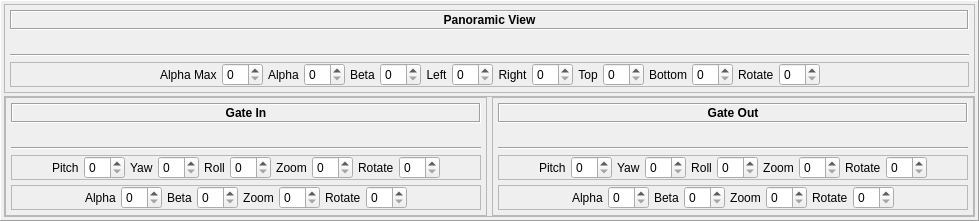
       <widget class="QFrame" name="frame_3">
        <property name="frameShape">
         <enum>QFrame::Panel</enum>
        </property>
        <property name="frameShadow">
         <enum>QFrame::Raised</enum>
        </property>
        <layout class="QVBoxLayout" name="verticalLayout_3">
         <property name="spacing">
          <number>3</number>
         </property>
         <property name="leftMargin">
          <number>3</number>
         </property>
         <property name="topMargin">
          <number>3</number>
         </property>
         <property name="rightMargin">
          <number>3</number>
         </property>
         <property name="bottomMargin">
          <number>3</number>
         </property>
         <item>
          <widget class="QFrame" name="frame_12">
           <property name="maximumSize">
            <size>
             <width>16777215</width>
             <height>250</height>
            </size>
           </property>
           <property name="frameShape">
            <enum>QFrame::StyledPanel</enum>
           </property>
           <property name="frameShadow">
            <enum>QFrame::Raised</enum>
           </property>
           <layout class="QVBoxLayout" name="verticalLayout_9">
            <property name="spacing">
             <number>5</number>
            </property>
            <property name="leftMargin">
             <number>5</number>
            </property>
            <property name="topMargin">
             <number>5</number>
            </property>
            <property name="rightMargin">
             <number>5</number>
            </property>
            <property name="bottomMargin">
             <number>5</number>
            </property>
            <item>
             <widget class="QLabel" name="label_7">
              <property name="minimumSize">
               <size>
                <width>0</width>
                <height>20</height>
               </size>
              </property>
              <property name="maximumSize">
               <size>
                <width>16777215</width>
                <height>20</height>
               </size>
              </property>
              <property name="font">
               <font>
                <weight>75</weight>
                <bold>true</bold>
               </font>
              </property>
              <property name="frameShape">
               <enum>QFrame::Box</enum>
              </property>
              <property name="frameShadow">
               <enum>QFrame::Sunken</enum>
              </property>
              <property name="text">
               <string>Panoramic View</string>
              </property>
              <property name="alignment">
               <set>Qt::AlignCenter</set>
              </property>
             </widget>
            </item>
            <item>
             <widget class="QLabel" name="vidio_pano">
              <property name="text">
               <string/>
              </property>
             </widget>
            </item>
            <item>
             <widget class="Line" name="line">
              <property name="orientation">
               <enum>Qt::Horizontal</enum>
              </property>
             </widget>
            </item>
            <item>
             <widget class="QFrame" name="frame_14">
              <property name="maximumSize">
               <size>
                <width>16777215</width>
                <height>25</height>
               </size>
              </property>
              <property name="frameShape">
               <enum>QFrame::StyledPanel</enum>
              </property>
              <property name="frameShadow">
               <enum>QFrame::Raised</enum>
              </property>
              <layout class="QHBoxLayout" name="horizontalLayout_4">
               <property name="spacing">
                <number>5</number>
               </property>
               <property name="leftMargin">
                <number>0</number>
               </property>
               <property name="topMargin">
                <number>0</number>
               </property>
               <property name="rightMargin">
                <number>0</number>
               </property>
               <property name="bottomMargin">
                <number>0</number>
               </property>
               <item>
                <spacer name="horizontalSpacer_5">
                 <property name="orientation">
                  <enum>Qt::Horizontal</enum>
                 </property>
                 <property name="sizeHint" stdset="0">
                  <size>
                   <width>40</width>
                   <height>20</height>
                  </size>
                 </property>
                </spacer>
               </item>
               <item>
                <widget class="QLabel" name="alpha_1">
                 <property name="frameShape">
                  <enum>QFrame::NoFrame</enum>
                 </property>
                 <property name="text">
                  <string>Alpha Max</string>
                 </property>
                </widget>
               </item>
               <item>
                <widget class="QSpinBox" name="spinBox_alpha_1"/>
               </item>
               <item>
                <widget class="QLabel" name="alpha_4">
                 <property name="frameShape">
                  <enum>QFrame::NoFrame</enum>
                 </property>
                 <property name="text">
                  <string>Alpha</string>
                 </property>
                </widget>
               </item>
               <item>
                <widget class="QSpinBox" name="spinBox_alpha_4"/>
               </item>
               <item>
                <widget class="QLabel" name="beta_1">
                 <property name="text">
                  <string>Beta</string>
                 </property>
                </widget>
               </item>
               <item>
                <widget class="QSpinBox" name="spinBox_beta_1"/>
               </item>
               <item>
                <widget class="QLabel" name="x_1">
                 <property name="frameShadow">
                  <enum>QFrame::Raised</enum>
                 </property>
                 <property name="text">
                  <string>Left</string>
                 </property>
                 <property name="alignment">
                  <set>Qt::AlignCenter</set>
                 </property>
                </widget>
               </item>
               <item>
                <widget class="QSpinBox" name="spinBox_x_1"/>
               </item>
               <item>
                <widget class="QLabel" name="y_1">
                 <property name="text">
                  <string>Right</string>
                 </property>
                 <property name="alignment">
                  <set>Qt::AlignCenter</set>
                 </property>
                </widget>
               </item>
               <item>
                <widget class="QSpinBox" name="spinBox"/>
               </item>
               <item>
                <widget class="QLabel" name="y_4">
                 <property name="text">
                  <string>Top</string>
                 </property>
                 <property name="alignment">
                  <set>Qt::AlignCenter</set>
                 </property>
                </widget>
               </item>
               <item>
                <widget class="QSpinBox" name="spinBox_y_1"/>
               </item>
               <item>
                <widget class="QLabel" name="x_4">
                 <property name="frameShadow">
                  <enum>QFrame::Raised</enum>
                 </property>
                 <property name="text">
                  <string>Bottom</string>
                 </property>
                 <property name="alignment">
                  <set>Qt::AlignCenter</set>
                 </property>
                </widget>
               </item>
               <item>
                <widget class="QSpinBox" name="spinBox_y_4"/>
               </item>
               <item>
                <widget class="QLabel" name="label">
                 <property name="text">
                  <string>Rotate</string>
                 </property>
                </widget>
               </item>
               <item>
                <widget class="QSpinBox" name="spinBox_x_4"/>
               </item>
               <item>
                <spacer name="horizontalSpacer_6">
                 <property name="orientation">
                  <enum>Qt::Horizontal</enum>
                 </property>
                 <property name="sizeHint" stdset="0">
                  <size>
                   <width>40</width>
                   <height>20</height>
                  </size>
                 </property>
                </spacer>
               </item>
              </layout>
             </widget>
            </item>
           </layout>
          </widget>
         </item>
         <item>
          <widget class="QFrame" name="frame_8">
           <property name="frameShape">
            <enum>QFrame::StyledPanel</enum>
           </property>
           <property name="frameShadow">
            <enum>QFrame::Raised</enum>
           </property>
           <layout class="QHBoxLayout" name="horizontalLayout_2">
            <property name="spacing">
             <number>5</number>
            </property>
            <property name="leftMargin">
             <number>0</number>
            </property>
            <property name="topMargin">
             <number>0</number>
            </property>
            <property name="rightMargin">
             <number>0</number>
            </property>
            <property name="bottomMargin">
             <number>0</number>
            </property>
            <item>
             <widget class="QFrame" name="frame_11">
              <property name="frameShape">
               <enum>QFrame::StyledPanel</enum>
              </property>
              <property name="frameShadow">
               <enum>QFrame::Raised</enum>
              </property>
              <layout class="QVBoxLayout" name="verticalLayout_7">
               <property name="spacing">
                <number>5</number>
               </property>
               <property name="leftMargin">
                <number>5</number>
               </property>
               <property name="topMargin">
                <number>5</number>
               </property>
               <property name="rightMargin">
                <number>5</number>
               </property>
               <property name="bottomMargin">
                <number>5</number>
               </property>
               <item>
                <widget class="QLabel" name="label_8">
                 <property name="minimumSize">
                  <size>
                   <width>0</width>
                   <height>20</height>
                  </size>
                 </property>
                 <property name="maximumSize">
                  <size>
                   <width>16777215</width>
                   <height>20</height>
                  </size>
                 </property>
                 <property name="font">
                  <font>
                   <weight>75</weight>
                   <bold>true</bold>
                  </font>
                 </property>
                 <property name="frameShape">
                  <enum>QFrame::Box</enum>
                 </property>
                 <property name="frameShadow">
                  <enum>QFrame::Sunken</enum>
                 </property>
                 <property name="text">
                  <string>Gate In</string>
                 </property>
                 <property name="alignment">
                  <set>Qt::AlignCenter</set>
                 </property>
                </widget>
               </item>
               <item>
                <widget class="QLabel" name="Gate_In">
                 <property name="text">
                  <string/>
                 </property>
                 <property name="scaledContents">
                  <bool>true</bool>
                 </property>
                </widget>
               </item>
               <item>
                <widget class="Line" name="line_2">
                 <property name="orientation">
                  <enum>Qt::Horizontal</enum>
                 </property>
                </widget>
               </item>
               <item>
                <widget class="QFrame" name="frame_mode2">
                 <property name="maximumSize">
                  <size>
                   <width>16777215</width>
                   <height>25</height>
                  </size>
                 </property>
                 <property name="frameShape">
                  <enum>QFrame::StyledPanel</enum>
                 </property>
                 <property name="frameShadow">
                  <enum>QFrame::Raised</enum>
                 </property>
                 <layout class="QHBoxLayout" name="horizontalLayout_5">
                  <property name="spacing">
                   <number>5</number>
                  </property>
                  <property name="leftMargin">
                   <number>0</number>
                  </property>
                  <property name="topMargin">
                   <number>0</number>
                  </property>
                  <property name="rightMargin">
                   <number>0</number>
                  </property>
                  <property name="bottomMargin">
                   <number>0</number>
                  </property>
                  <item>
                   <spacer name="horizontalSpacer">
                    <property name="orientation">
                     <enum>Qt::Horizontal</enum>
                    </property>
                    <property name="sizeHint" stdset="0">
                     <size>
                      <width>40</width>
                      <height>20</height>
                     </size>
                    </property>
                   </spacer>
                  </item>
                  <item>
                   <widget class="QLabel" name="alpha_5">
                    <property name="frameShape">
                     <enum>QFrame::NoFrame</enum>
                    </property>
                    <property name="text">
                     <string>Pitch</string>
                    </property>
                   </widget>
                  </item>
                  <item>
                   <widget class="QSpinBox" name="spinBox_alpha_5"/>
                  </item>
                  <item>
                   <widget class="QLabel" name="beta_4">
                    <property name="text">
                     <string>Yaw</string>
                    </property>
                   </widget>
                  </item>
                  <item>
                   <widget class="QSpinBox" name="spinBox_beta_4"/>
                  </item>
                  <item>
                   <widget class="QLabel" name="x_5">
                    <property name="frameShadow">
                     <enum>QFrame::Raised</enum>
                    </property>
                    <property name="text">
                     <string>Roll</string>
                    </property>
                    <property name="alignment">
                     <set>Qt::AlignCenter</set>
                    </property>
                   </widget>
                  </item>
                  <item>
                   <widget class="QSpinBox" name="spinBox_x_5"/>
                  </item>
                  <item>
                   <widget class="QLabel" name="x_6">
                    <property name="frameShadow">
                     <enum>QFrame::Raised</enum>
                    </property>
                    <property name="text">
                     <string>Zoom</string>
                    </property>
                    <property name="alignment">
                     <set>Qt::AlignCenter</set>
                    </property>
                   </widget>
                  </item>
                  <item>
                   <widget class="QSpinBox" name="spinBox_x_6"/>
                  </item>
                  <item>
                   <widget class="QLabel" name="label_2">
                    <property name="text">
                     <string>Rotate</string>
                    </property>
                   </widget>
                  </item>
                  <item>
                   <widget class="QSpinBox" name="spinBox_2"/>
                  </item>
                  <item>
                   <spacer name="horizontalSpacer_2">
                    <property name="orientation">
                     <enum>Qt::Horizontal</enum>
                    </property>
                    <property name="sizeHint" stdset="0">
                     <size>
                      <width>40</width>
                      <height>20</height>
                     </size>
                    </property>
                   </spacer>
                  </item>
                 </layout>
                </widget>
               </item>
               <item>
                <widget class="QFrame" name="frame_mode1">
                 <property name="maximumSize">
                  <size>
                   <width>16777215</width>
                   <height>25</height>
                  </size>
                 </property>
                 <property name="frameShape">
                  <enum>QFrame::StyledPanel</enum>
                 </property>
                 <property name="frameShadow">
                  <enum>QFrame::Raised</enum>
                 </property>
                 <layout class="QHBoxLayout" name="horizontalLayout_7">
                  <property name="spacing">
                   <number>5</number>
                  </property>
                  <property name="leftMargin">
                   <number>0</number>
                  </property>
                  <property name="topMargin">
                   <number>0</number>
                  </property>
                  <property name="rightMargin">
                   <number>0</number>
                  </property>
                  <property name="bottomMargin">
                   <number>0</number>
                  </property>
                  <item>
                   <spacer name="horizontalSpacer_3">
                    <property name="orientation">
                     <enum>Qt::Horizontal</enum>
                    </property>
                    <property name="sizeHint" stdset="0">
                     <size>
                      <width>40</width>
                      <height>20</height>
                     </size>
                    </property>
                   </spacer>
                  </item>
                  <item>
                   <widget class="QLabel" name="alpha_2">
                    <property name="frameShape">
                     <enum>QFrame::NoFrame</enum>
                    </property>
                    <property name="text">
                     <string>Alpha</string>
                    </property>
                   </widget>
                  </item>
                  <item>
                   <widget class="QSpinBox" name="spinBox_alpha_2"/>
                  </item>
                  <item>
                   <widget class="QLabel" name="beta_2">
                    <property name="text">
                     <string>Beta</string>
                    </property>
                   </widget>
                  </item>
                  <item>
                   <widget class="QSpinBox" name="spinBox_beta_2"/>
                  </item>
                  <item>
                   <widget class="QLabel" name="x_2">
                    <property name="frameShadow">
                     <enum>QFrame::Raised</enum>
                    </property>
                    <property name="text">
                     <string>Zoom</string>
                    </property>
                    <property name="alignment">
                     <set>Qt::AlignCenter</set>
                    </property>
                   </widget>
                  </item>
                  <item>
                   <widget class="QSpinBox" name="spinBox_x_2"/>
                  </item>
                  <item>
                   <widget class="QLabel" name="label_3">
                    <property name="text">
                     <string>Rotate</string>
                    </property>
                   </widget>
                  </item>
                  <item>
                   <widget class="QSpinBox" name="spinBox_3"/>
                  </item>
                  <item>
                   <spacer name="horizontalSpacer_4">
                    <property name="orientation">
                     <enum>Qt::Horizontal</enum>
                    </property>
                    <property name="sizeHint" stdset="0">
                     <size>
                      <width>40</width>
                      <height>20</height>
                     </size>
                    </property>
                   </spacer>
                  </item>
                 </layout>
                </widget>
               </item>
              </layout>
             </widget>
            </item>
            <item>
             <widget class="QFrame" name="frame_10">
              <property name="maximumSize">
               <size>
                <width>16777215</width>
                <height>2000</height>
               </size>
              </property>
              <property name="frameShape">
               <enum>QFrame::StyledPanel</enum>
              </property>
              <property name="frameShadow">
               <enum>QFrame::Raised</enum>
              </property>
              <layout class="QVBoxLayout" name="verticalLayout_4">
               <property name="spacing">
                <number>5</number>
               </property>
               <property name="leftMargin">
                <number>5</number>
               </property>
               <property name="topMargin">
                <number>5</number>
               </property>
               <property name="rightMargin">
                <number>5</number>
               </property>
               <property name="bottomMargin">
                <number>5</number>
               </property>
               <item>
                <widget class="QLabel" name="label_10">
                 <property name="minimumSize">
                  <size>
                   <width>0</width>
                   <height>20</height>
                  </size>
                 </property>
                 <property name="maximumSize">
                  <size>
                   <width>16777215</width>
                   <height>20</height>
                  </size>
                 </property>
                 <property name="font">
                  <font>
                   <weight>75</weight>
                   <bold>true</bold>
                  </font>
                 </property>
                 <property name="frameShape">
                  <enum>QFrame::Box</enum>
                 </property>
                 <property name="frameShadow">
                  <enum>QFrame::Sunken</enum>
                 </property>
                 <property name="text">
                  <string>Gate Out</string>
                 </property>
                 <property name="alignment">
                  <set>Qt::AlignCenter</set>
                 </property>
                </widget>
               </item>
               <item>
                <widget class="QLabel" name="Gate_Out">
                 <property name="text">
                  <string/>
                 </property>
                </widget>
               </item>
               <item>
                <widget class="Line" name="line_3">
                 <property name="orientation">
                  <enum>Qt::Horizontal</enum>
                 </property>
                </widget>
               </item>
               <item>
                <widget class="QFrame" name="frame_mode2_2">
                 <property name="maximumSize">
                  <size>
                   <width>16777215</width>
                   <height>25</height>
                  </size>
                 </property>
                 <property name="frameShape">
                  <enum>QFrame::StyledPanel</enum>
                 </property>
                 <property name="frameShadow">
                  <enum>QFrame::Raised</enum>
                 </property>
                 <layout class="QHBoxLayout" name="horizontalLayout_8">
                  <property name="spacing">
                   <number>5</number>
                  </property>
                  <property name="leftMargin">
                   <number>0</number>
                  </property>
                  <property name="topMargin">
                   <number>0</number>
                  </property>
                  <property name="rightMargin">
                   <number>0</number>
                  </property>
                  <property name="bottomMargin">
                   <number>0</number>
                  </property>
                  <item>
                   <spacer name="horizontalSpacer_7">
                    <property name="orientation">
                     <enum>Qt::Horizontal</enum>
                    </property>
                    <property name="sizeHint" stdset="0">
                     <size>
                      <width>40</width>
                      <height>20</height>
                     </size>
                    </property>
                   </spacer>
                  </item>
                  <item>
                   <widget class="QLabel" name="alpha_6">
                    <property name="frameShape">
                     <enum>QFrame::NoFrame</enum>
                    </property>
                    <property name="text">
                     <string>Pitch</string>
                    </property>
                   </widget>
                  </item>
                  <item>
                   <widget class="QSpinBox" name="spinBox_alpha_6"/>
                  </item>
                  <item>
                   <widget class="QLabel" name="beta_5">
                    <property name="text">
                     <string>Yaw</string>
                    </property>
                   </widget>
                  </item>
                  <item>
                   <widget class="QSpinBox" name="spinBox_beta_5"/>
                  </item>
                  <item>
                   <widget class="QLabel" name="x_7">
                    <property name="frameShadow">
                     <enum>QFrame::Raised</enum>
                    </property>
                    <property name="text">
                     <string>Roll</string>
                    </property>
                    <property name="alignment">
                     <set>Qt::AlignCenter</set>
                    </property>
                   </widget>
                  </item>
                  <item>
                   <widget class="QSpinBox" name="spinBox_x_7"/>
                  </item>
                  <item>
                   <widget class="QLabel" name="x_8">
                    <property name="frameShadow">
                     <enum>QFrame::Raised</enum>
                    </property>
                    <property name="text">
                     <string>Zoom</string>
                    </property>
                    <property name="alignment">
                     <set>Qt::AlignCenter</set>
                    </property>
                   </widget>
                  </item>
                  <item>
                   <widget class="QSpinBox" name="spinBox_x_8"/>
                  </item>
                  <item>
                   <widget class="QLabel" name="label_4">
                    <property name="text">
                     <string>Rotate</string>
                    </property>
                   </widget>
                  </item>
                  <item>
                   <widget class="QSpinBox" name="spinBox_4"/>
                  </item>
                  <item>
                   <spacer name="horizontalSpacer_8">
                    <property name="orientation">
                     <enum>Qt::Horizontal</enum>
                    </property>
                    <property name="sizeHint" stdset="0">
                     <size>
                      <width>40</width>
                      <height>20</height>
                     </size>
                    </property>
                   </spacer>
                  </item>
                 </layout>
                </widget>
               </item>
               <item>
                <widget class="QFrame" name="frame_mode1_2">
                 <property name="maximumSize">
                  <size>
                   <width>16777215</width>
                   <height>30</height>
                  </size>
                 </property>
                 <property name="frameShape">
                  <enum>QFrame::StyledPanel</enum>
                 </property>
                 <property name="frameShadow">
                  <enum>QFrame::Raised</enum>
                 </property>
                 <layout class="QHBoxLayout" name="horizontalLayout_6">
                  <property name="spacing">
                   <number>5</number>
                  </property>
                  <property name="leftMargin">
                   <number>0</number>
                  </property>
                  <property name="topMargin">
                   <number>0</number>
                  </property>
                  <property name="rightMargin">
                   <number>0</number>
                  </property>
                  <property name="bottomMargin">
                   <number>0</number>
                  </property>
                  <item>
                   <spacer name="horizontalSpacer_10">
                    <property name="orientation">
                     <enum>Qt::Horizontal</enum>
                    </property>
                    <property name="sizeHint" stdset="0">
                     <size>
                      <width>40</width>
                      <height>20</height>
                     </size>
                    </property>
                   </spacer>
                  </item>
                  <item>
                   <widget class="QLabel" name="alpha_3">
                    <property name="frameShape">
                     <enum>QFrame::NoFrame</enum>
                    </property>
                    <property name="text">
                     <string>Alpha</string>
                    </property>
                   </widget>
                  </item>
                  <item>
                   <widget class="QSpinBox" name="spinBox_alpha_3"/>
                  </item>
                  <item>
                   <widget class="QLabel" name="beta_3">
                    <property name="text">
                     <string>Beta</string>
                    </property>
                   </widget>
                  </item>
                  <item>
                   <widget class="QSpinBox" name="spinBox_beta_3"/>
                  </item>
                  <item>
                   <widget class="QLabel" name="x_3">
                    <property name="frameShadow">
                     <enum>QFrame::Raised</enum>
                    </property>
                    <property name="text">
                     <string>Zoom</string>
                    </property>
                    <property name="alignment">
                     <set>Qt::AlignCenter</set>
                    </property>
                   </widget>
                  </item>
                  <item>
                   <widget class="QSpinBox" name="spinBox_x_3"/>
                  </item>
                  <item>
                   <widget class="QLabel" name="label_5">
                    <property name="text">
                     <string>Rotate</string>
                    </property>
                   </widget>
                  </item>
                  <item>
                   <widget class="QSpinBox" name="spinBox_5"/>
                  </item>
                  <item>
                   <spacer name="horizontalSpacer_9">
                    <property name="orientation">
                     <enum>Qt::Horizontal</enum>
                    </property>
                    <property name="sizeHint" stdset="0">
                     <size>
                      <width>40</width>
                      <height>20</height>
                     </size>
                    </property>
                   </spacer>
                  </item>
                 </layout>
                </widget>
               </item>
              </layout>
             </widget>
            </item>
           </layout>
          </widget>
         </item>
        </layout>
       </widget>
